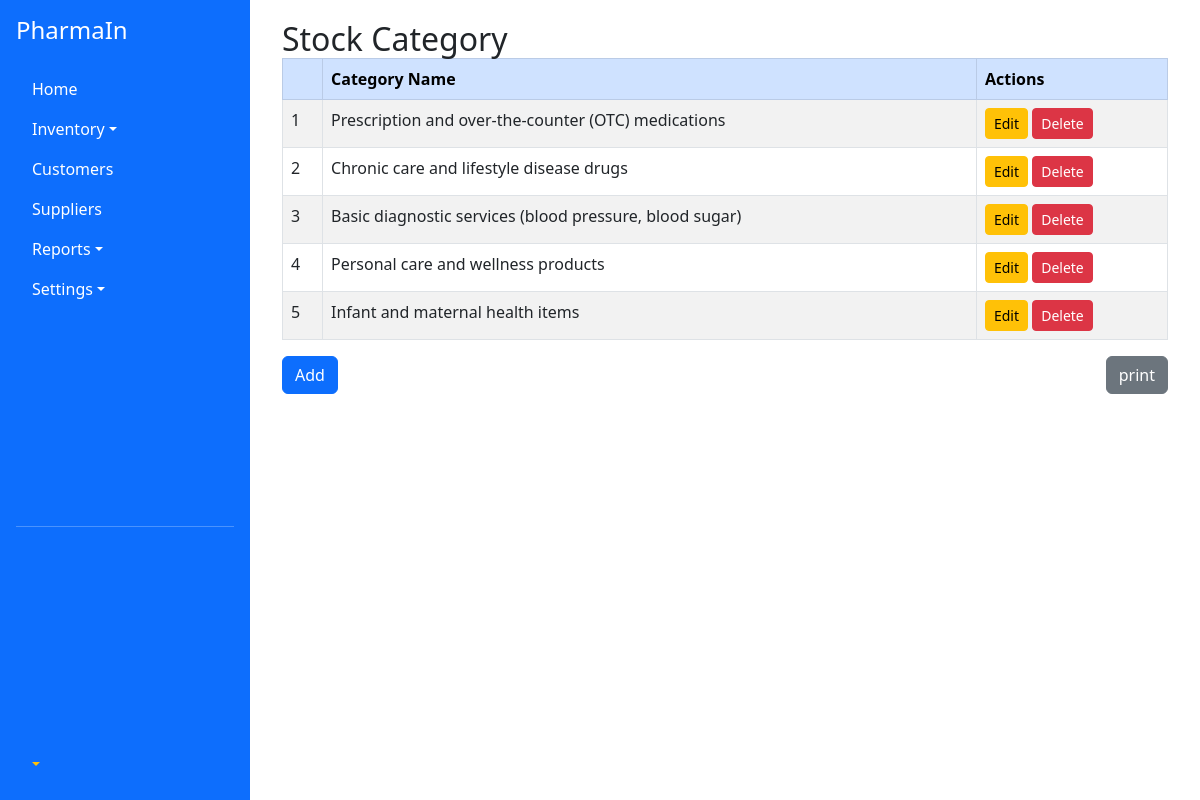
Before: /categories/ (signed in) with the older database file.
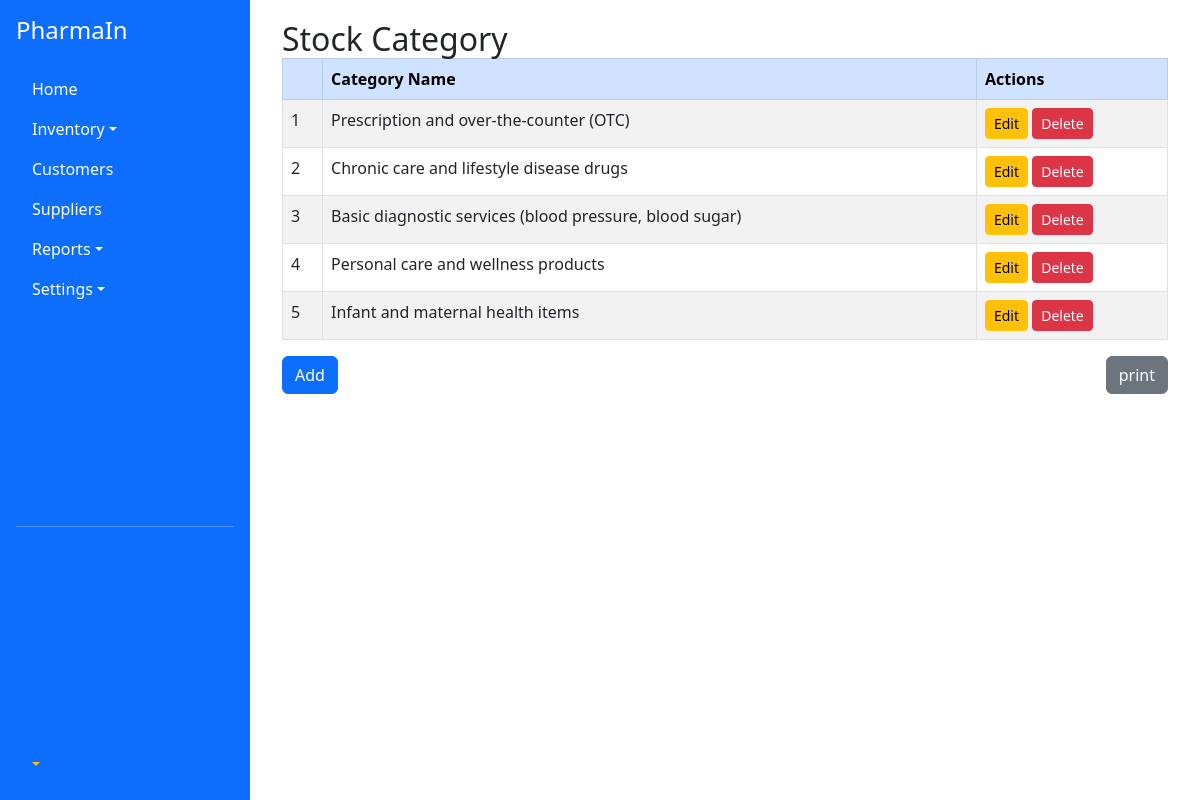
After: the same page with the newer database file.
### inventory/models.py (models this page shows, shortened)
class Category(models.Model):
    name = models.CharField(max_length=100)

### inventory/views.py (the view)
# urls.py: path('categories/', views.stock_categories, name='categories'),
@login_required
def stock_categories(request):
    category = Category.objects.all()
    return render(request, 'inventory/stock_category.html', {'category': category})

### templates/inventory/stock_category.html
{% extends 'base/main.html' %}
{% block content %}
<div class="container mt-0">
  <h2 class="mb-0">Stock Category</h2>
  <table class="table table-bordered table-hover table-striped">
    <thead class="table-primary">
      <tr>
        <th></th>
        <th>Category Name</th>
         {% if request.user.is_staff %}
        <th>Actions</th>
         {% endif %}
      </tr>
    </thead>
    <tbody>
    {% for category in category %}
<tr>
  <td>{{ forloop.counter }}</td>
  <td>{{ category.name }}</td>
  {% if request.user.is_staff %}
  <td>
    <a href="{% url 'edit-category-info' category.id %}" class="btn btn-sm btn-warning">Edit</a>
    <a href="{% url 'delete-category' category.id %}" class="btn btn-sm btn-danger">Delete</a>
  </td>
  {% endif %}
</tr>
{% endfor %}
    </tbody>
  </table>
  <div class="mt-3 d-flex justify-content-between">
     {% if request.user.is_staff %}
  <a href="{% url 'add-new-category' %}" class="btn btn-primary">Add</a>
  {% endif %}
  <a href="#" class="btn btn-secondary">print</a>
  </div>
</div>
  {% endblock %}

Changed rows visible on the page:
changed Category: name "Prescription and over-the-counter (OTC) medications" → "Prescription and over-the-counter (OTC)"
